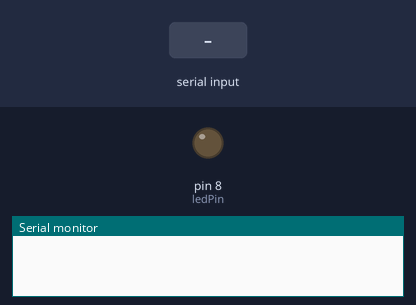
The sketch below on a simulated Arduino Uno, built with avr-gcc and run on an emulated ATmega328P. On the bench: output pins drawn as LEDs (lit = HIGH), the last lines printed to the serial monitor. The inputs (shaded band) are chosen by the test bench.

Above: at 1.2 s.
1.3 s: "0" received over Serial
At 2.0 s:
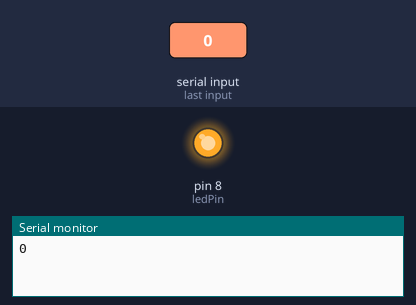
2.8 s: "1" received over Serial
At 3.1 s:
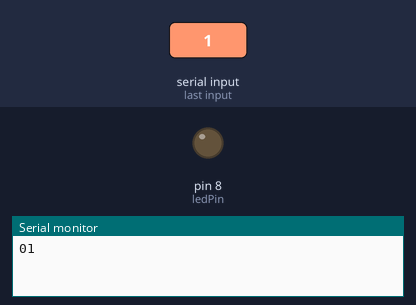
Timing chart, 0 to 5.8 s (numbered marks = the images above; inputs shaded):
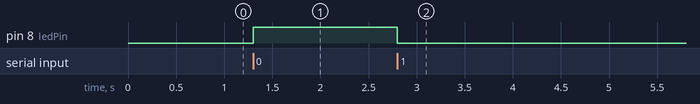

Measured:
- after the input at 1.3 s, pin 8 (ledPin): LOW → HIGH at once
- after the input at 2.8 s, pin 8 (ledPin): HIGH → LOW at once

The sketch:

SLAVE.ino
```cpp
int ledPin = 8;        // Renamed variable for better clarity
char receivedData;     // Renamed to indicate it's data being received

void setup() {
  Serial.begin(9600);  // Initialize serial communication
  pinMode(ledPin, OUTPUT); // Set LED pin as output
}

void loop() {
  // Check if data is available on the serial port
  if (Serial.available()) {
    receivedData = Serial.read();  // Read the received data
    Serial.write(receivedData);    // Send the received data back (echo)

    // Control the LED based on received data
    if (receivedData == '1') {
      digitalWrite(ledPin, LOW);   // Turn ON the LED (active LOW)
    } else if (receivedData == '0') {
      digitalWrite(ledPin, HIGH);  // Turn OFF the LED
    }
  }
}
```
